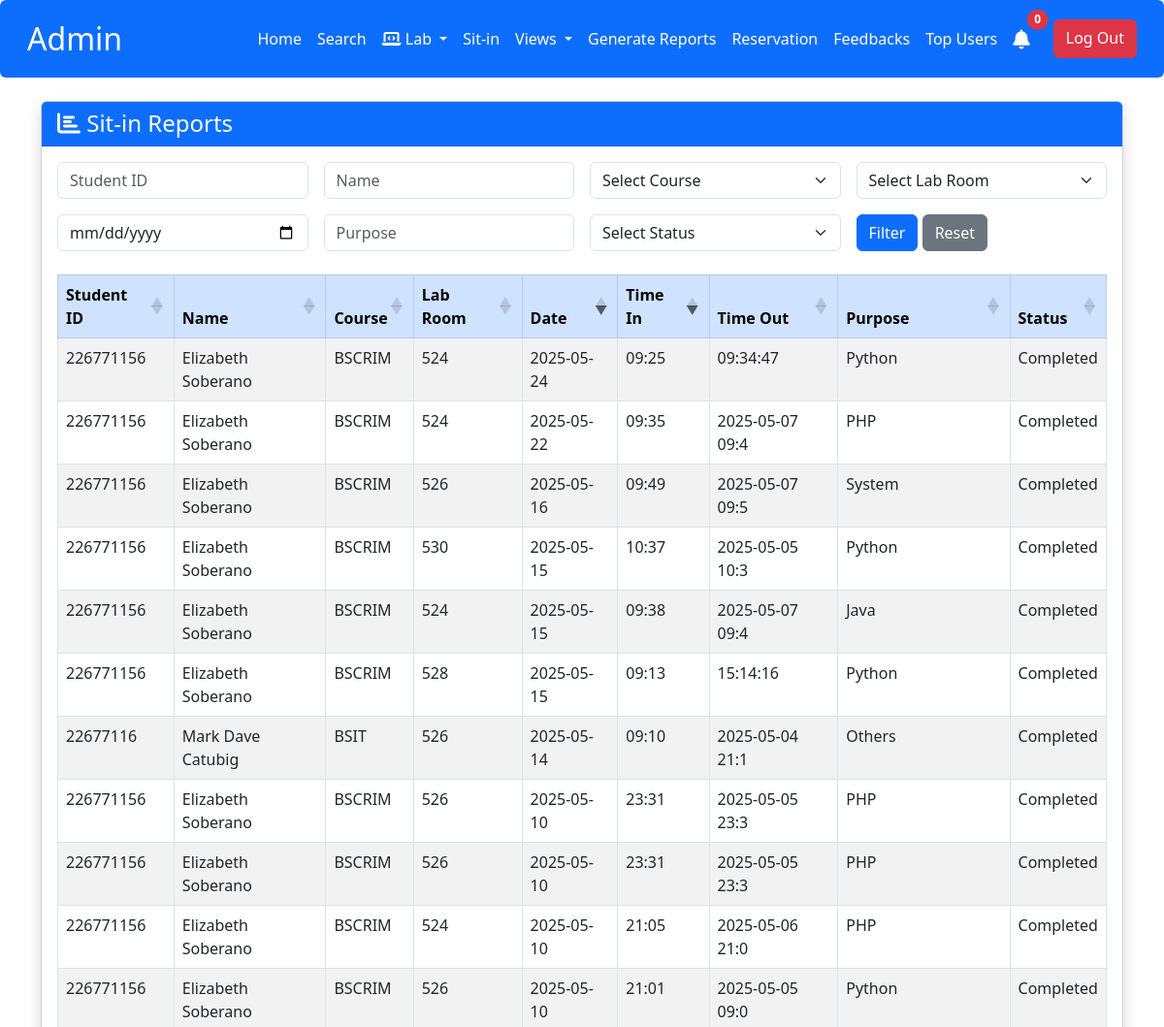
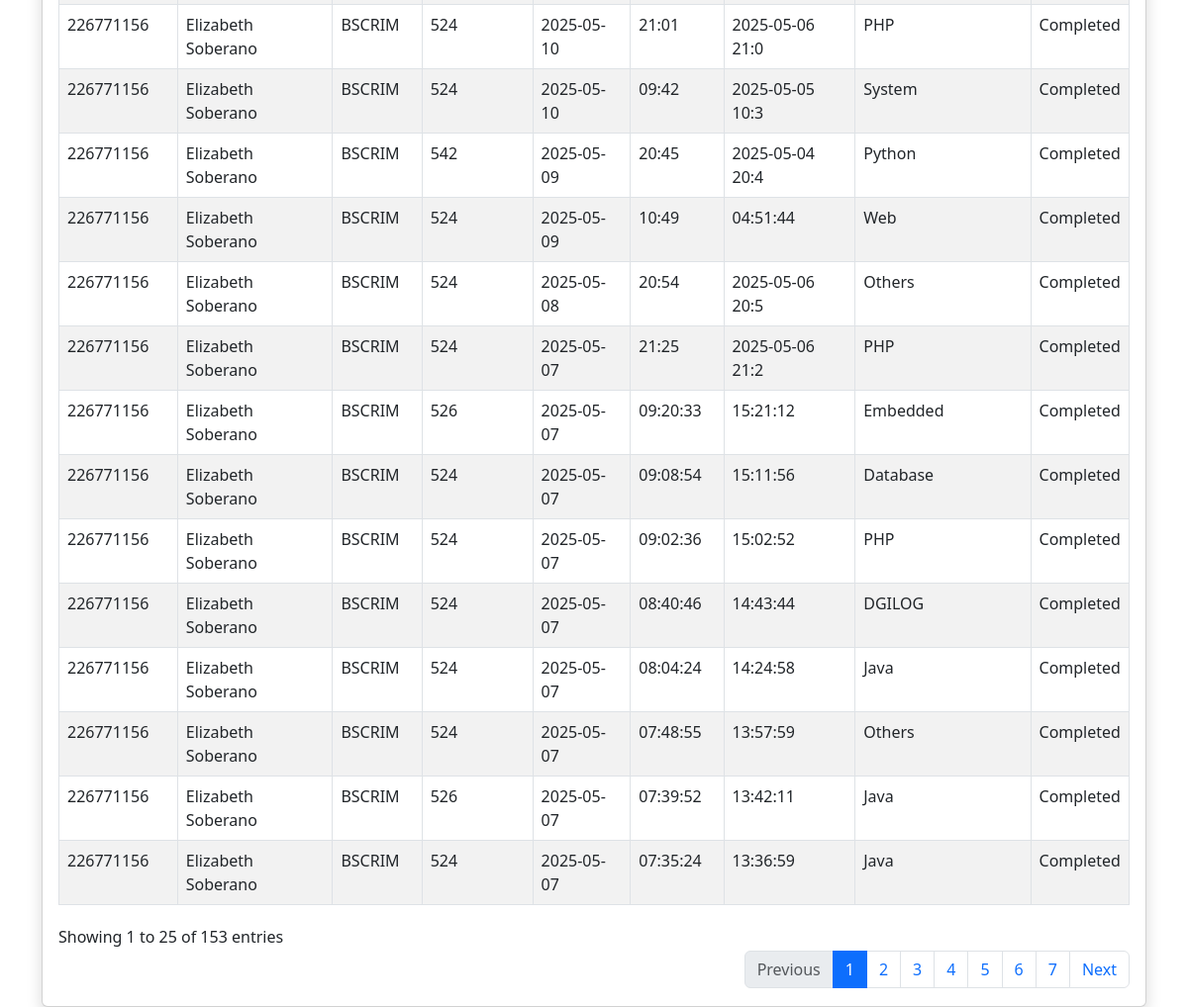
Before: /admin/generate_report.php with the older database file (2 pictures, top to bottom).
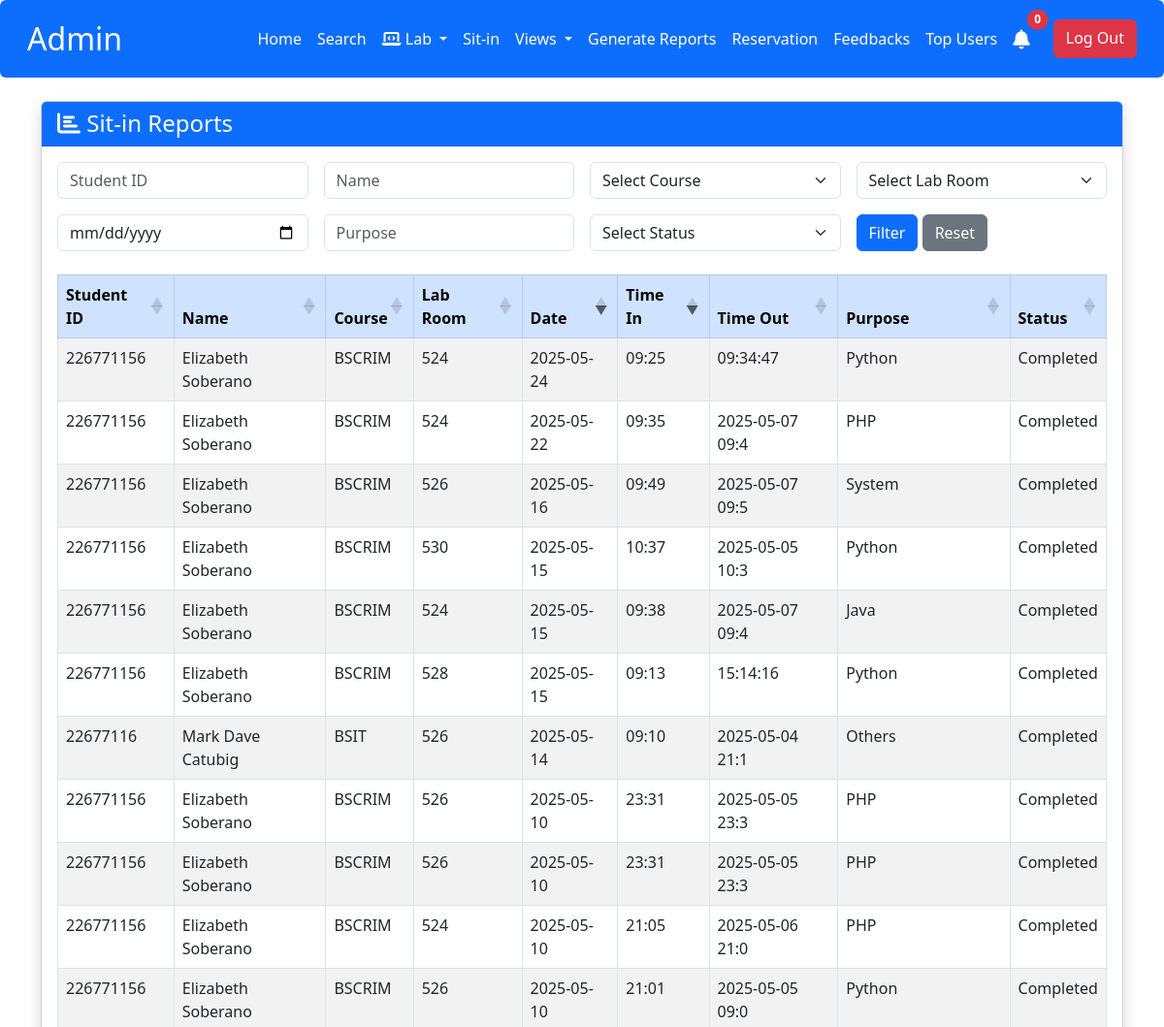
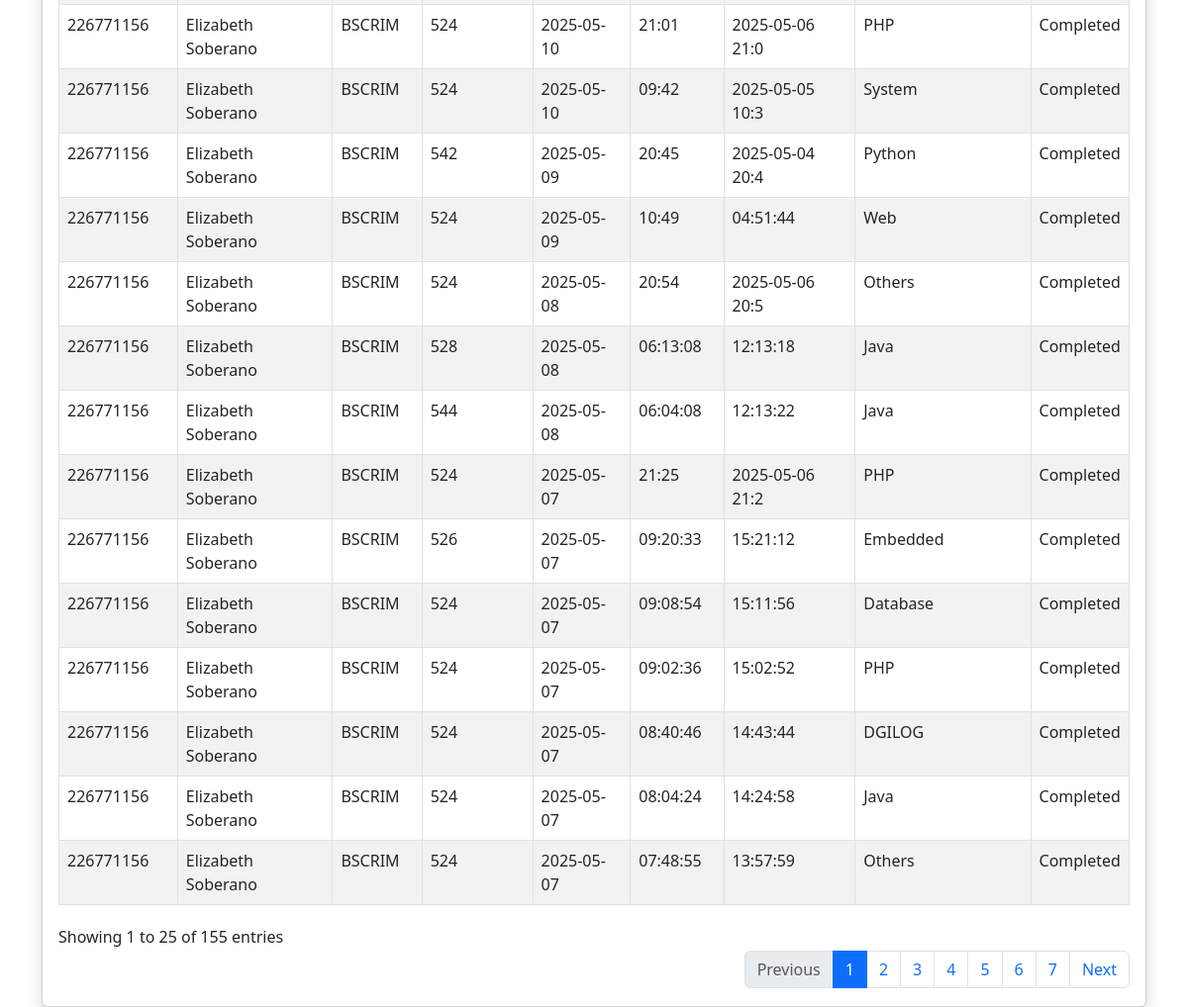
After: the same page with the newer database file (2 pictures, top to bottom).
### tables this page shows
CREATE TABLE `student_sit_in` (
  `sit_id` int(11) NOT NULL,
  `id_number` int(11) NOT NULL,
  `sit_purpose` varchar(50) NOT NULL,
  `sit_lab` varchar(20) NOT NULL,
  `pc_number` int(11) NOT NULL DEFAULT 0,
  `time_in` varchar(15) NOT NULL,
  `time_out` varchar(15) NOT NULL,
  `sit_date` varchar(10) NOT NULL,
  `status` varchar(20) NOT NULL,
  `reservation_id` int(11) DEFAULT NULL
);

CREATE TABLE `user` (
  `id` int(11) NOT NULL,
  `lname` varchar(50) DEFAULT NULL,
  `fname` varchar(50) DEFAULT NULL,
  `MName` varchar(50) DEFAULT NULL,
  `Course` varchar(50) DEFAULT NULL,
  `Level` varchar(10) DEFAULT NULL,
  `username` varchar(50) DEFAULT NULL,
  `password` varchar(255) NOT NULL,
  `image` varchar(255) DEFAULT NULL,
  `email` varchar(100) NOT NULL,
  `address` varchar(255) DEFAULT NULL,
  `role` enum('admin','user') NOT NULL DEFAULT 'user',
  `remaining_session` int(11) NOT NULL DEFAULT 30,
  `points` int(11) DEFAULT 0
);

### admin/generate_report.php (the view, shortened to what this page needs)
<?php
include('db.php');
include('admin_navbar.php');
?>
<!DOCTYPE html>
<html lang="en">
<head>
    <link rel="stylesheet" href="https://cdn.jsdelivr.net/npm/bootstrap@5.3.0/dist/css/bootstrap.min.css">
    <link rel="stylesheet" href="https://cdnjs.cloudflare.com/ajax/libs/font-awesome/6.5.1/css/all.min.css">
    <link rel="stylesheet" href="https://cdn.datatables.net/1.11.5/css/dataTables.bootstrap5.min.css">
    <link rel="stylesheet" href="https://cdn.datatables.net/buttons/2.2.2/css/buttons.bootstrap5.min.css">
</head>
<body>
    <div class="container mt-4">
        <div class="card shadow">
            <div class="card-header bg-primary text-white">
                <h4 class="mb-0"><i class="fas fa-chart-bar"></i> Sit-in Reports</h4>
            </div>
            <div class="card-body">
                <form method="POST" class="mb-4">
                    <div class="row g-3">
                        <div class="col-md-3">
                            <input type="text" class="form-control" name="student_id" placeholder="Student ID" value="<?php echo $_POST['student_id'] ?? ''; ?>">
                        </div>
                        <div class="col-md-3">
                            <input type="text" class="form-control" name="name" placeholder="Name" value="<?php echo $_POST['name'] ?? ''; ?>">
                        </div>
                        <div class="col-md-3">
                            <select class="form-select" name="course">
                                <option value="">Select Course</option>
                            </select>
                        </div>
                        <div class="col-md-3">
                            <select class="form-select" name="lab_room">
                                <option value="">Select Lab Room</option>
                            </select>
                        </div>
                        <div class="col-md-3">
                            <input type="date" class="form-control" name="date" value="<?php echo $_POST['date'] ?? ''; ?>">
                        </div>
                        <div class="col-md-3">
                            <input type="text" class="form-control" name="purpose" placeholder="Purpose" value="<?php echo $_POST['purpose'] ?? ''; ?>">
                        </div>
                        <div class="col-md-3">
                            <select class="form-select" name="status">
                                <option value="">Select Status</option>
                            </select>
                        </div>
                        <div class="col-md-3">
                            <button type="submit" class="btn btn-primary">Filter</button>
                            <a href="generate_report.php" class="btn btn-secondary">Reset</a>
                        </div>
                    </div>
                </form>
                <table id="reportTable" class="table table-striped table-bordered">
                    <thead class="table-primary">
                        <tr>
                            <th>Student ID</th>
                            <th>Name</th>
                            <th>Course</th>
                            <th>Lab Room</th>
                            <th>Date</th>
                            <th>Time In</th>
                            <th>Time Out</th>
                            <th>Purpose</th>
                            <th>Status</th>
                        </tr>
                    </thead>
                    <tbody>
                        <?php
                        $query = "SELECT s.*, u.fname, u.lname, u.Course
                                FROM student_sit_in s
                                LEFT JOIN user u ON s.id_number = u.id";
                        $query .= " ORDER BY s.sit_date DESC, s.time_in DESC";
                        $result = mysqli_query($con, $query);
                        while($row = mysqli_fetch_assoc($result)) {
                            echo "<tr>
                                    <td>{$row['id_number']}</td>
                                    <td>{$row['fname']} {$row['lname']}</td>
                                    <td>{$row['Course']}</td>
                                    <td>{$row['sit_lab']}</td>
                                    <td>{$row['sit_date']}</td>
                                    <td>{$row['time_in']}</td>
                                    <td>{$row['time_out']}</td>
                                    <td>{$row['sit_purpose']}</td>
                                    <td>{$row['status']}</td>
                                </tr>";
                        }
                        ?>
                    </tbody>
                </table>
            </div>
        </div>
    </div>
</body>
</html>

Changed rows visible on the page:
no longer on this page (row unchanged): student_sit_in: id_number "226771156", user.fname "Elizabeth", user.lname "Soberano", user.Course "BSCRIM", sit_lab "526", sit_date "2025-05-07", time_in "07:39:52", time_out "13:42:11", sit_purpose "Java", status "Completed"
no longer on this page (row unchanged): student_sit_in: id_number "226771156", user.fname "Elizabeth", user.lname "Soberano", user.Course "BSCRIM", sit_lab "524", sit_date "2025-05-07", time_in "07:35:24", time_out "13:36:59", sit_purpose "Java", status "Completed"
shown differently, row unchanged: student_sit_in (number 8 of 25 on the later page): moves up the list
added student_sit_in: id_number "226771156", user.fname "Elizabeth", user.lname "Soberano", user.Course "BSCRIM", sit_lab "528", sit_date "2025-05-08", time_in "06:13:08", time_out "12:13:18", sit_purpose "Java", status "Completed"
added student_sit_in: id_number "226771156", user.fname "Elizabeth", user.lname "Soberano", user.Course "BSCRIM", sit_lab "544", sit_date "2025-05-08", time_in "06:04:08", time_out "12:13:22", sit_purpose "Java", status "Completed"
Other visible differences:
text written by a page script: "Showing 1 to 25 of 153 entries Previous 1 2 3 4 5 6 7 Next" → "Showing 1 to 25 of 155 entries Previous 1 2 3 4 5 6 7 Next"
